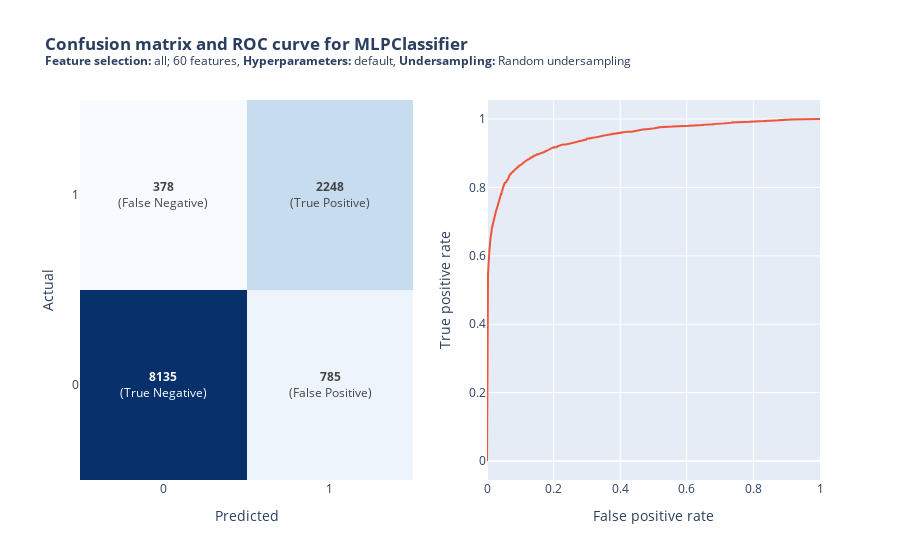

Notebook cell for this chart:
### Code cell
from sklearn.neural_network import MLPClassifier

model_scores = run_model(MLPClassifier, model_scores, undersampling=True)

### Figure 1 — Plotly figure (JSON) as saved in the notebook; plotly's stock layout.template omitted (floating-point values rounded to 4 significant figures; data arrays with more than 128 entries replaced by an {"elided": "..."} marker saying what was removed)
{"data": [{"colorscale": [[0, "rgb(247,251,255)"], [0.125, "rgb(222,235,247)"], [0.25, "rgb(198,219,239)"], [0.375, "rgb(158,202,225)"], [0.5, "rgb(107,174,214)"], [0.625, "rgb(66,146,198)"], [0.75, "rgb(33,113,181)"], [0.875, "rgb(8,81,156)"], [1, "rgb(8,48,107)"]], "showscale": false, "text": [["True Negative", "False Positive"], ["False Negative", "True Positive"]], "texttemplate": "<b>%{z}</b><br>(%{text})", "x": ["0", "1"], "y": ["0", "1"], "z": [[8135, 785], [378, 2248]], "type": "heatmap", "xaxis": "x", "yaxis": "y"}, {"mode": "lines", "name": "ROC curve", "x": {"elided": "1436 float values"}, "y": {"elided": "1436 float values"}, "type": "scatter", "xaxis": "x2", "yaxis": "y2"}], "layout": {"xaxis": {"anchor": "y", "domain": [0, 0.45], "title": {"text": "Predicted"}}, "yaxis": {"anchor": "x", "domain": [0, 1], "title": {"text": "Actual"}}, "xaxis2": {"anchor": "y2", "domain": [0.55, 1], "title": {"text": "False positive rate"}}, "yaxis2": {"anchor": "x2", "domain": [0, 1], "title": {"text": "True positive rate"}}, "title": {"text": "<b>Confusion matrix and ROC curve for MLPClassifier</b><br><sup><b>Feature selection:</b> all; 60 features, <b>Hyperparameters:</b> default, <b>Undersampling:</b> Random undersampling</sup>"}}}
